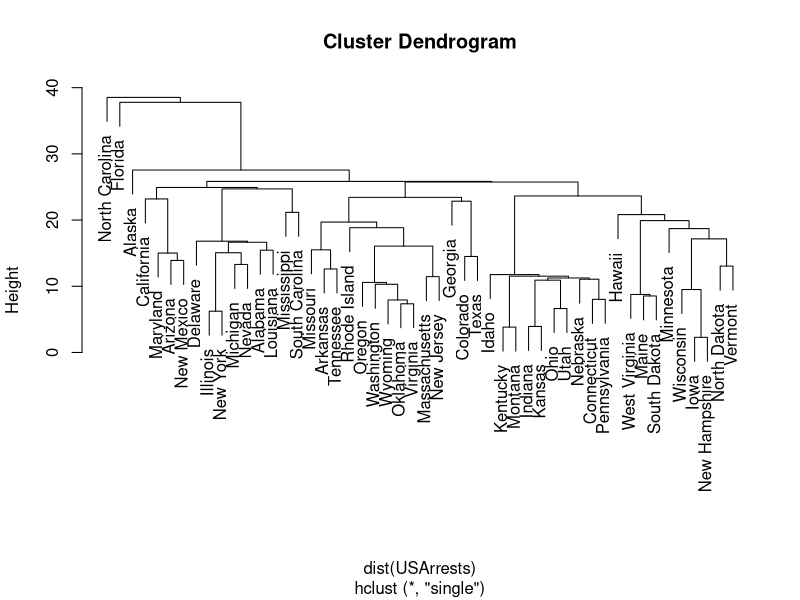
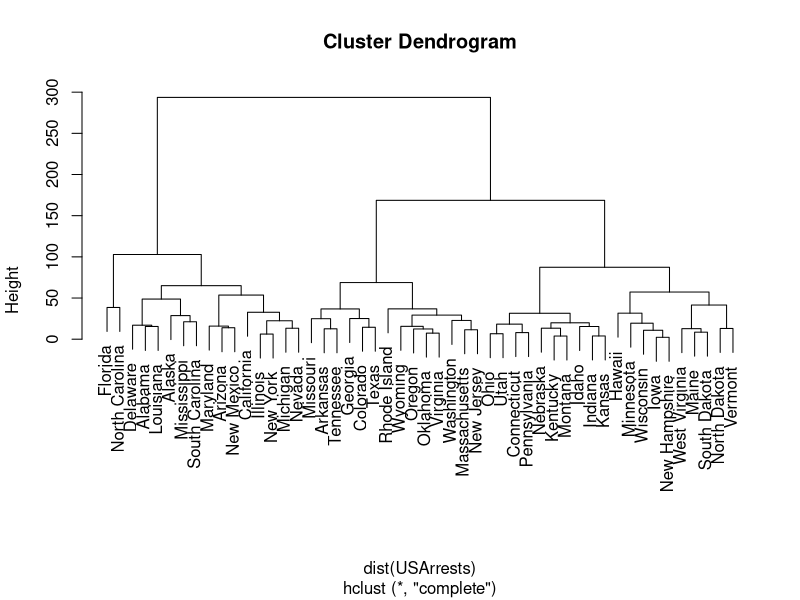
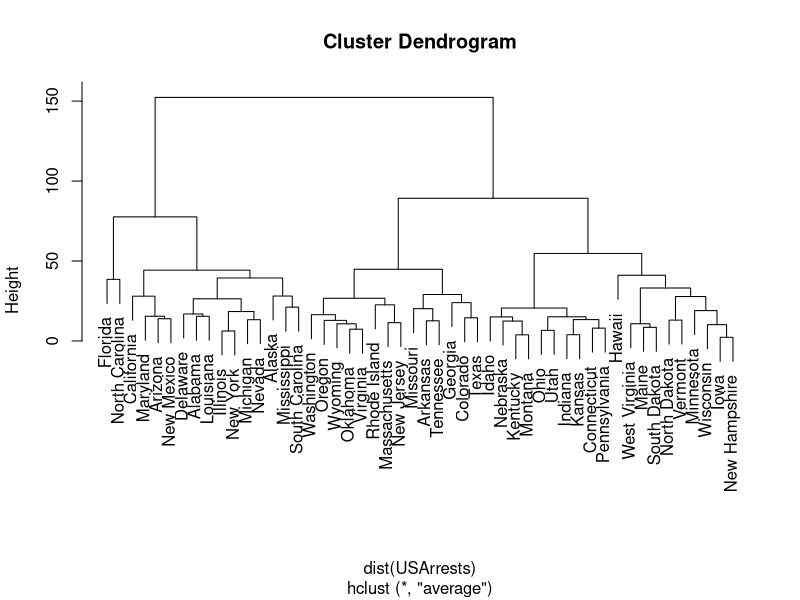
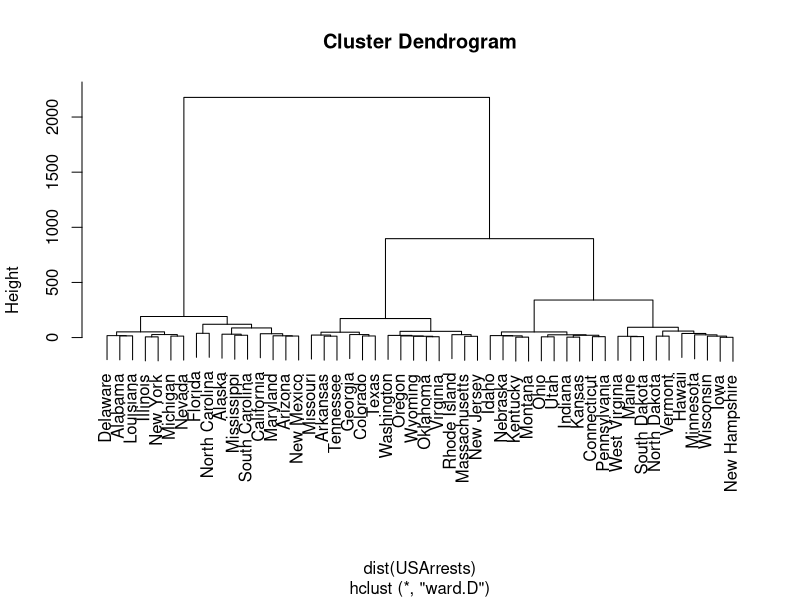
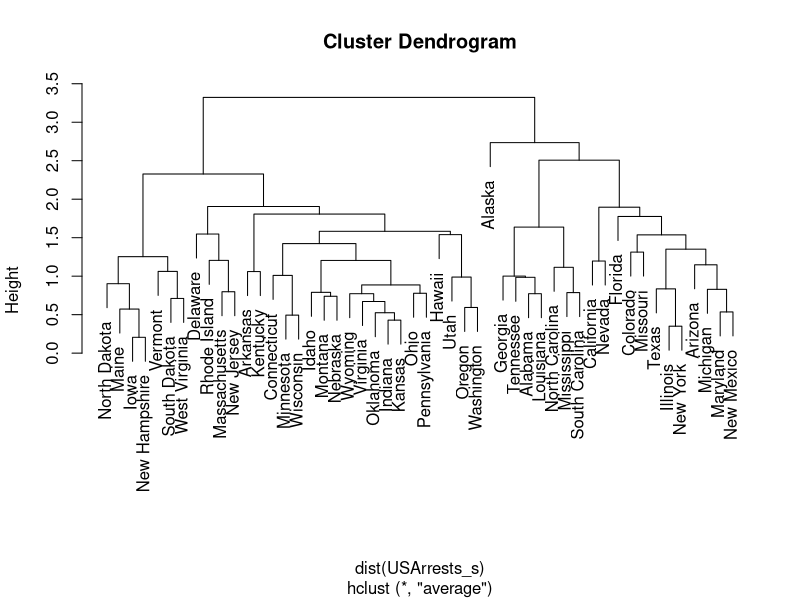
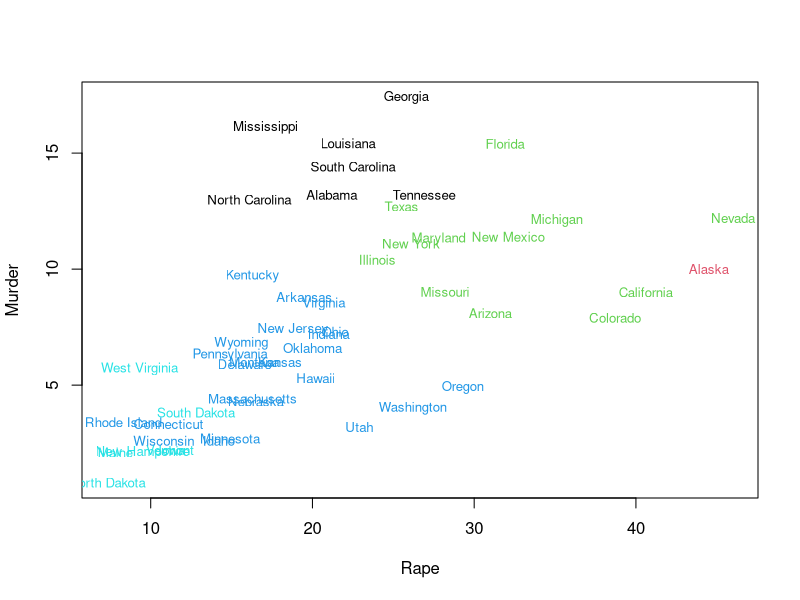
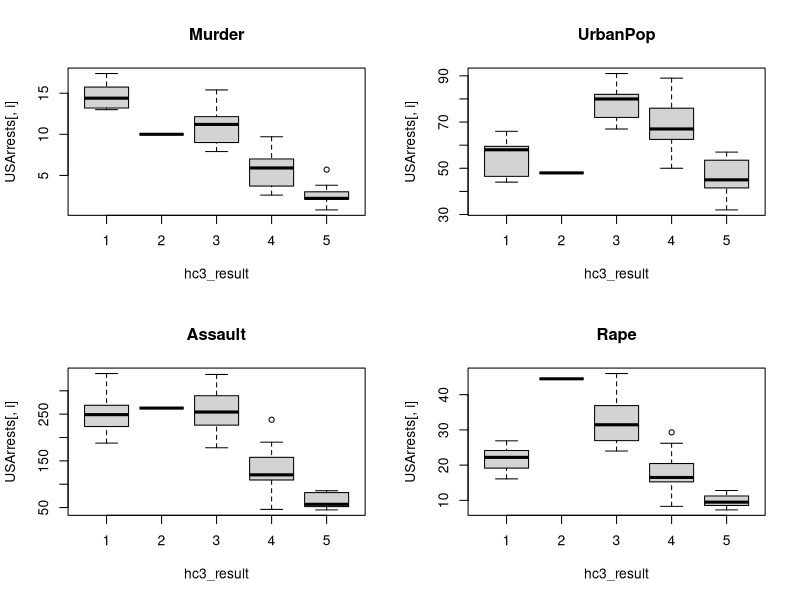

The R source for these figures, in order:
dist(USArrests,method="manhattan")
mahalanobis(USArrests,colMeans(USArrests), cov(USArrests))


x=data.frame(c(1,3,6,12,20))
rownames(x)=c("a","b","c","d","e")
dist(x)
hc1=hclust(dist(USArrests),method="single")
plot(hc1)

hc2=hclust(dist(USArrests),method="complete")
windows()
plot(hc2)

hc3=hclust(dist(USArrests),method="average")
windows()
plot(hc3)

hc4=hclust(dist(USArrests),method="ward.D")
windows()
plot(hc4)

USArrests_s=scale(USArrests)
hc3=hclust(dist(USArrests_s),method="average")
plot(hc3)
hc3_result=cutree(hc3,k=5)

plot(Murder~Rape,data=USArrests,type="n")
text(USArrests$Rape,USArrests$Murder,
     rownames(USArrests),col=hc3_result,cex=0.8)

par(mfcol=c(2,2))
for (i in 1:4){
boxplot(USArrests[,i]~hc3_result,main=names(USArrests)[i])
}

library(psych)
describeBy(USArrests,group=hc3_result)

data.frame()
